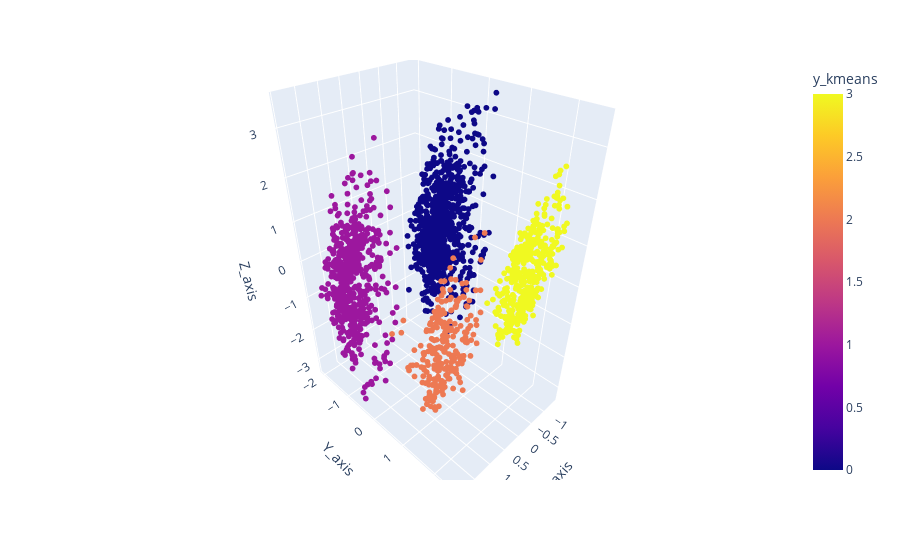

Here is the notebook cell this chart was saved with:
### Markdown cell above
#### **3. Trực quan hóa mô hình:**

### Code cell
fig = px.scatter_3d(df_results, x="X_axis", y="Y_axis", z="Z_axis",color='y_kmeans',hover_name = "ID")
fig.update_traces(marker_size = 2)
fig.show()

### Figure 1 — Plotly figure (JSON) as saved in the notebook; plotly's stock layout.template omitted (floating-point values rounded to 4 significant figures; data arrays with more than 128 entries replaced by an {"elided": "..."} marker saying what was removed)
{"data": [{"hovertemplate": "<b>%{hovertext}</b><br><br>X_axis=%{x}<br>Y_axis=%{y}<br>Z_axis=%{z}<br>y_kmeans=%{marker.color}<extra></extra>", "hovertext": {"elided": "1969 int values"}, "legendgroup": "", "marker": {"color": {"elided": "1969 int values"}, "coloraxis": "coloraxis", "size": 2, "symbol": "circle"}, "mode": "markers", "name": "", "scene": "scene", "showlegend": false, "type": "scatter3d", "x": {"elided": "1969 float values"}, "y": {"elided": "1969 float values"}, "z": {"elided": "1969 float values"}}], "layout": {"coloraxis": {"colorbar": {"title": {"text": "y_kmeans"}}, "colorscale": [[0, "#0d0887"], [0.1111, "#46039f"], [0.2222, "#7201a8"], [0.3333, "#9c179e"], [0.4444, "#bd3786"], [0.5556, "#d8576b"], [0.6667, "#ed7953"], [0.7778, "#fb9f3a"], [0.8889, "#fdca26"], [1, "#f0f921"]]}, "legend": {"tracegroupgap": 0}, "margin": {"t": 60}, "scene": {"domain": {"x": [0, 1], "y": [0, 1]}, "xaxis": {"title": {"text": "X_axis"}}, "yaxis": {"title": {"text": "Y_axis"}}, "zaxis": {"title": {"text": "Z_axis"}}}}}
